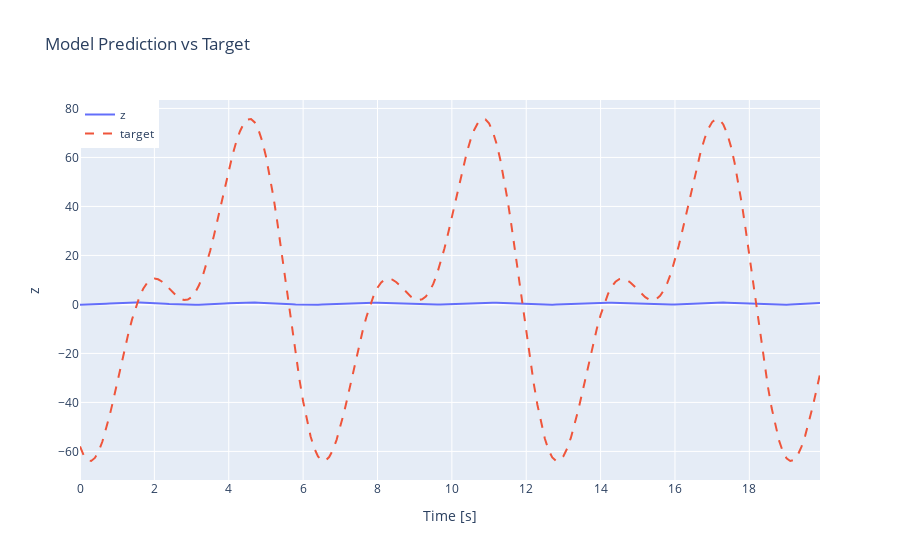

Notebook code cell kept with this figure:
### Code cell
# Plot the results
fig = go.Figure()

# Add traces for z and target
fig.add_trace(go.Scatter(x=t_vect, y=z.reshape(-1), mode='lines', name='z'))
fig.add_trace(go.Scatter(x=t_vect, y=target[0, :, 0], mode='lines', name='target', line=dict(dash='dash')))

# Update layout
fig.update_layout(
    title="Model Prediction vs Target",
    xaxis_title="Time [s]",
    yaxis_title="z",
    legend=dict(x=0, y=1, traceorder="normal"),
)

# Show the figure
fig.show()

### Figure 1 — Plotly figure (JSON) as saved in the notebook; plotly's stock layout.template omitted (floating-point values rounded to 4 significant figures; data arrays with more than 128 entries replaced by an {"elided": "..."} marker saying what was removed)
{"data": [{"mode": "lines", "name": "z", "type": "scatter", "x": {"elided": "200 float values"}, "y": {"elided": "200 float values"}}, {"line": {"dash": "dash"}, "mode": "lines", "name": "target", "type": "scatter", "x": {"elided": "200 float values"}, "y": {"elided": "200 float values"}}], "layout": {"legend": {"traceorder": "normal", "x": 0, "y": 1}, "title": {"text": "Model Prediction vs Target"}, "xaxis": {"title": {"text": "Time [s]"}}, "yaxis": {"title": {"text": "z"}}}}
